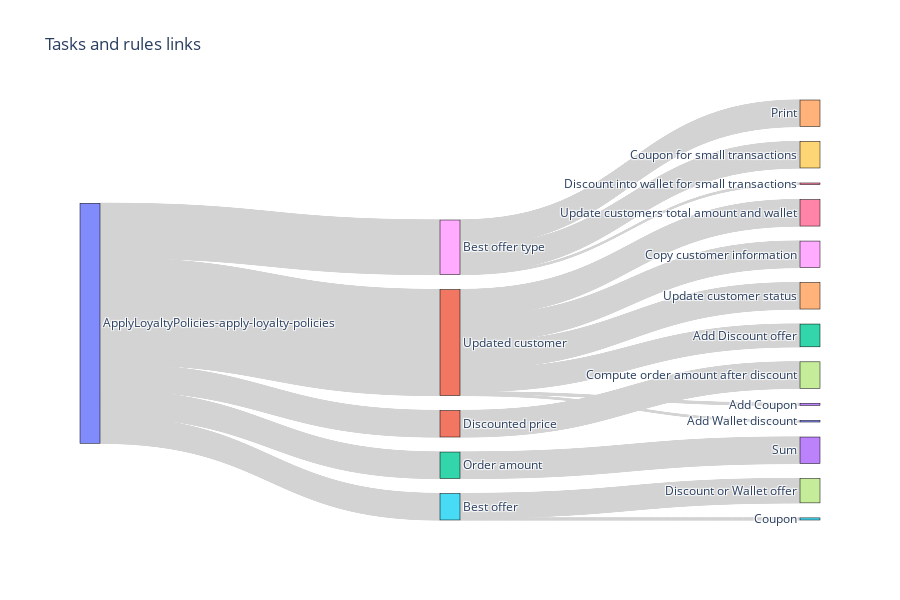

The code cell stored with this chart in its notebook:
### Markdown cell above
### 4.1 Representing the decision model coverage through a sandkey <a class="anchor" id="section4_1"></a>
We project all decisions into a sandkey diagram. It shows a synthetic view of all executed assets including rules, tasks and decision models.

### Code cell
#################### setting #################
sources = []
targets = []
labels = []
values = []

for rule in rules:
    labels.extend(list(rule["from"].values()))

labels = list(set(labels))
for rule in rules:
    for item_source, item_target in zip(list(rule["from"].values())[0::1], list(rule["from"].values())[1::1]):
        sources.append(labels.index(item_source))
        targets.append(labels.index(item_target))
        values.append(1)

    sources.append(labels.index(list(rule["from"].values()).pop()))
    targets.append(labels.index(list(rule["from"].values()).pop()))
    values.append(0)

##################### SANKEY PLOT #################
fig = go.Figure(data=[go.Sankey(
    valueformat = ".0f",

    # Define nodes
    node = dict(
      pad = 15,
      thickness = 20,
      line = dict(color = "black", width = 0.5),
      label = labels,
      #color = [random.choice(px.colors.qualitative.Plotly) for i in range(0, len(labels))]
    ),

    # Add links
    link = dict(
      source = sources, 
      target = targets,
      value = values,
      label = labels,
      color = "lightgrey"
      #color = [random.choice(px.colors.qualitative.Set3) for i in range(0, len(labels))]
  ))])

fig.update_layout(title_text="Tasks and rules links", height=600, ) #width=2000
fig.show()

### Figure 1 — Plotly figure (JSON) as saved in the notebook; plotly's stock layout.template omitted (floating-point values rounded to 4 significant figures; data arrays with more than 128 entries replaced by an {"elided": "..."} marker saying what was removed)
{"data": [{"link": {"color": "lightgrey", "label": ["Add Wallet discount", "Updated customer", "Order amount", "Add Coupon", "Print", "Best offer", "Update customers total amount and wallet", "Compute order amount after discount", "Copy customer information", "Coupon for small transactions", "ApplyLoyaltyPolicies-apply-loyalty-policies", "Discounted price", "Add Discount offer", "Sum", "Update customer status", "Coupon", "Discount into wallet for small transactions", "Discount or Wallet offer", "Best offer type"], "source": {"elided": "2718 int values"}, "target": {"elided": "2718 int values"}, "value": {"elided": "2718 int values"}}, "node": {"label": ["Add Wallet discount", "Updated customer", "Order amount", "Add Coupon", "Print", "Best offer", "Update customers total amount and wallet", "Compute order amount after discount", "Copy customer information", "Coupon for small transactions", "ApplyLoyaltyPolicies-apply-loyalty-policies", "Discounted price", "Add Discount offer", "Sum", "Update customer status", "Coupon", "Discount into wallet for small transactions", "Discount or Wallet offer", "Best offer type"], "line": {"color": "black", "width": 0.5}, "pad": 15, "thickness": 20}, "type": "sankey", "valueformat": ".0f"}], "layout": {"height": 600, "title": {"text": "Tasks and rules links"}}}
